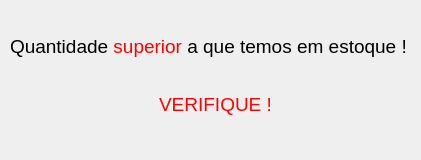
<?xml version="1.0" encoding="UTF-8"?>
<ui version="4.0">
 <class>Sobre</class>
 <widget class="QWidget" name="Sobre">
  <property name="geometry">
   <rect>
    <x>0</x>
    <y>0</y>
    <width>421</width>
    <height>160</height>
   </rect>
  </property>
  <property name="windowTitle">
   <string>Form</string>
  </property>
  <widget class="QWidget" name="">
   <property name="geometry">
    <rect>
     <x>10</x>
     <y>20</y>
     <width>411</width>
     <height>111</height>
    </rect>
   </property>
   <layout class="QVBoxLayout" name="verticalLayout">
    <item>
     <widget class="QLabel" name="label">
      <property name="styleSheet">
       <string notr="true"/>
      </property>
      <property name="text">
       <string>&lt;html&gt;&lt;head/&gt;&lt;body&gt;&lt;p&gt;&lt;span style=&quot; font-size:14pt;&quot;&gt;Quantidade&lt;/span&gt;&lt;span style=&quot; font-size:14pt; color:#ff0000;&quot;&gt; superior &lt;/span&gt;&lt;span style=&quot; font-size:14pt;&quot;&gt;a que temos em estoque !&lt;/span&gt;&lt;/p&gt;&lt;/body&gt;&lt;/html&gt;</string>
      </property>
     </widget>
    </item>
    <item>
     <widget class="QLabel" name="label_2">
      <property name="text">
       <string>&lt;html&gt;&lt;head/&gt;&lt;body&gt;&lt;p align=&quot;center&quot;&gt;&lt;span style=&quot; font-size:14pt; color:#ff0000;&quot;&gt;VERIFIQUE !&lt;/span&gt;&lt;/p&gt;&lt;/body&gt;&lt;/html&gt;</string>
      </property>
     </widget>
    </item>
   </layout>
  </widget>
 </widget>
 <resources/>
 <connections/>
</ui>
